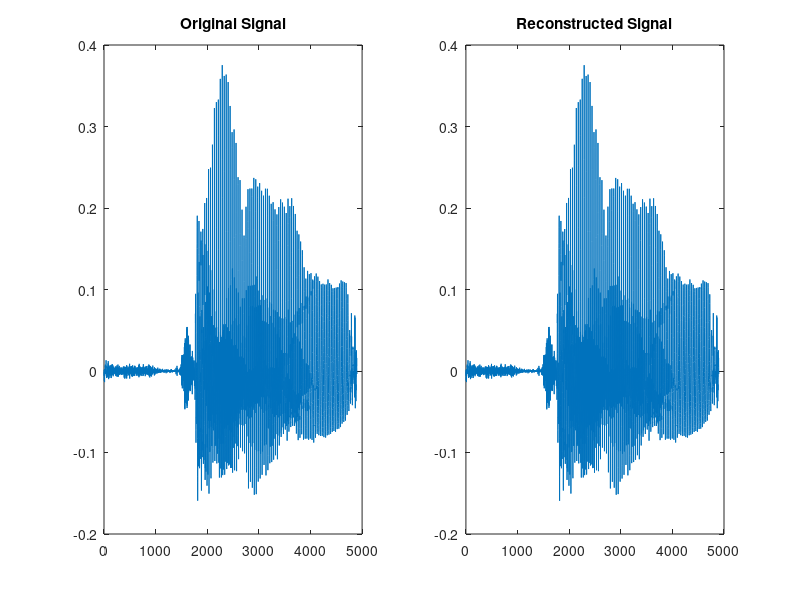

Recreate this plot in MATLAB.
%Load the speech file
load('lab3speech.mat');

%Conduct a DCT
basis = dct(x);

%Look for values below a certain threshold
y2 = find(abs(basis) < .0004);
pointsTakenOut = size(y2,1) 

%Set those values to 0
basis(y2) = zeros(size(y2));

%Inverse DCT
z = idct(basis);

figure(1);
subplot(1,2,1);
plot(x);
title('Original Signal');
subplot(1,2,2);
plot(z);
title('Reconstructed Signal');

%Calculate the error
error = norm(x - z)/norm(x);
energy = 1 - error
